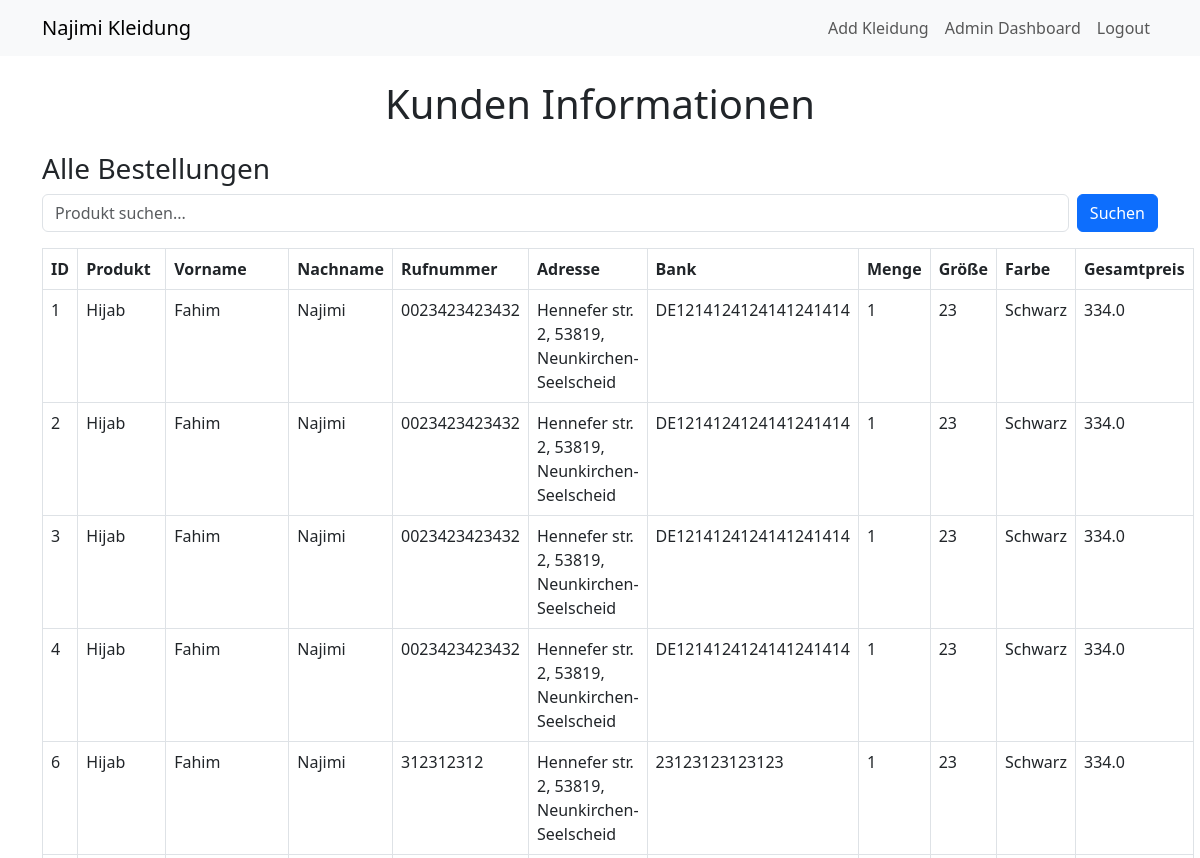
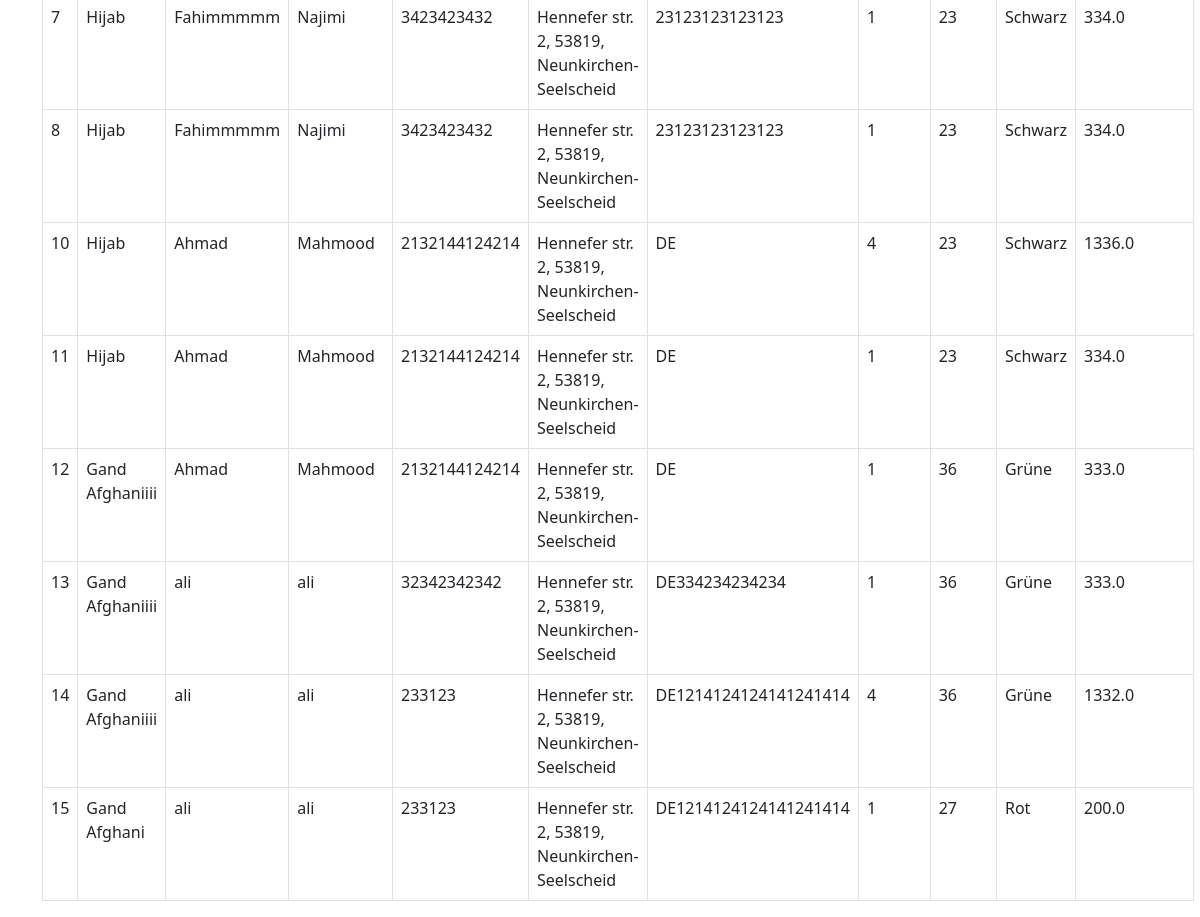
The page /admin_dashboard (signed in) on the database its author committed (2 pictures, top to bottom).
### tables this page shows
CREATE TABLE bestellungen (
        id INTEGER PRIMARY KEY AUTOINCREMENT,
        produkt_id INTEGER,
            vorname TEXT,
            nachname TEXT,
            rufnummer TEXT,
            adresse TEXT,
            bank TEXT,
            menge INTEGER,
            farbe TEXT,
            grosse TEXT,
            gesamtpreis REAL
        );

CREATE TABLE produkte (
            id INTEGER PRIMARY KEY AUTOINCREMENT,
            name TEXT,
            preis REAL,
            grosse TEXT,
            farbe TEXT,
            bild TEXT
        , kategorie TEXT);

### admin.py (the view)
@admin_bp.route("/admin_dashboard")
def admin_dashboard():
    if not session.get("admin_logged_in"):
        return redirect(url_for("admin.admin_login"))
    conn = connect_db()
    c = conn.cursor()
    c.execute('''
        SELECT b.*, p.name AS produkt_name
        FROM bestellungen b
        JOIN produkte p ON b.produkt_id = p.id
    ''')
    bestellungen = c.fetchall()
    conn.close()
    return render_template("admin_dashboard.html", bestellungen=bestellungen)

### admin.py (called while the page is built)
def connect_db():
    conn = sqlite3.connect('kleidung.db')
    conn.row_factory = sqlite3.Row
    return conn

### templates/admin_dashboard.html (shortened to what this page needs)
{% extends 'base.html' %}
{% block content %}
<h1 class="mb-4 text-center">Kunden Informationen</h1>
<h3>Alle Bestellungen</h3>
<form action="{{ url_for('home') }}" method="POST" class="d-flex mb-3">
    <input type="text" name="search" class="form-control me-2" placeholder="Produkt suchen..." required>
    <button type="submit" class="btn btn-primary">Suchen</button>
</form>
<table class="table table-bordered">
    <thead>
        <tr>
            <th>ID</th>
            <th>Produkt</th>
            <th>Vorname</th>
            <th>Nachname</th>
            <th>Rufnummer</th>
            <th>Adresse</th>
            <th>Bank</th>
            <th>Menge</th>
            <th>Größe</th>
            <th>Farbe</th>
            <th>Gesamtpreis</th>
        </tr>
    </thead>
    <tbody>
        {% for b in bestellungen %}
        <tr>
            <td>{{ b['id'] }}</td>
            <td>{{ b['produkt_name'] }}</td>
            <td>{{ b['vorname'] }}</td>
            <td>{{ b['nachname'] }}</td>
            <td>{{ b['rufnummer'] }}</td>
            <td>{{ b['adresse'] }}</td>
            <td>{{ b['bank'] }}</td>
            <td>{{ b['menge'] }}</td>
            <td>{{ b['grosse'] }}</td>
            <td>{{ b['farbe'] }}</td>
            <td>{{ b['gesamtpreis'] }}</td>
        </tr>
        {% endfor %}
    </tbody>
</table>
{% endblock %}

### templates/base.html (shortened to what this page needs)
<!DOCTYPE html>
<html lang="de">
<head>
    <link href="https://cdn.jsdelivr.net/npm/bootstrap@5.3.0/dist/css/bootstrap.min.css" rel="stylesheet">
</head>
<body>
<nav class="navbar navbar-expand-lg navbar-light bg-light">
  <div class="container">
    <a class="navbar-brand" href="{{ url_for('home') }}">Najimi Kleidung</a>
    <div class="collapse navbar-collapse">
      <ul class="navbar-nav ms-auto">
        {% if session.get('admin_logged_in') %}
          <li class="nav-item">
            <a class="nav-link" href="{{ url_for('add_kleidung') }}">Add Kleidung</a>
        </li>
        <li class="nav-item">
          <a class="nav-link" href="{{ url_for('admin.admin_dashboard') }}">Admin Dashboard</a>
        </li>
        <li class="nav-item">
          <a class="nav-link" href="{{ url_for('admin.admin_logout') }}">Logout</a>
        </li>
        {% else %}
        <li class="nav-item">
          <a class="nav-link" href="{{ url_for('admin.admin_login') }}">Admin Login</a>
        </li>
        {% endif %}
      </ul>
    </div>
  </div>
</nav>
<div class="container mt-4">
{% block content %}{% endblock %}
</div>
</body>
</html>

### rows shown on the page
bestellungen: id "1", produkt_name "Hijab", vorname "Fahim", nachname "Najimi", rufnummer "0023423423432", adresse "Hennefer str. 2, 53819, Neunkirchen-Seelscheid", bank "DE1214124124141241414", menge "1", grosse "23", farbe "Schwarz", gesamtpreis "334.0"
bestellungen: id "2", produkt_name "Hijab", vorname "Fahim", nachname "Najimi", rufnummer "0023423423432", adresse "Hennefer str. 2, 53819, Neunkirchen-Seelscheid", bank "DE1214124124141241414", menge "1", grosse "23", farbe "Schwarz", gesamtpreis "334.0"
bestellungen: id "3", produkt_name "Hijab", vorname "Fahim", nachname "Najimi", rufnummer "0023423423432", adresse "Hennefer str. 2, 53819, Neunkirchen-Seelscheid", bank "DE1214124124141241414", menge "1", grosse "23", farbe "Schwarz", gesamtpreis "334.0"
bestellungen: id "4", produkt_name "Hijab", vorname "Fahim", nachname "Najimi", rufnummer "0023423423432", adresse "Hennefer str. 2, 53819, Neunkirchen-Seelscheid", bank "DE1214124124141241414", menge "1", grosse "23", farbe "Schwarz", gesamtpreis "334.0"
bestellungen: id "6", produkt_name "Hijab", vorname "Fahim", nachname "Najimi", rufnummer "312312312", adresse "Hennefer str. 2, 53819, Neunkirchen-Seelscheid", bank "23123123123123", menge "1", grosse "23", farbe "Schwarz", gesamtpreis "334.0"
bestellungen: id "7", produkt_name "Hijab", vorname "Fahimmmmm", nachname "Najimi", rufnummer "3423423432", adresse "Hennefer str. 2, 53819, Neunkirchen-Seelscheid", bank "23123123123123", menge "1", grosse "23", farbe "Schwarz", gesamtpreis "334.0"
bestellungen: id "8", produkt_name "Hijab", vorname "Fahimmmmm", nachname "Najimi", rufnummer "3423423432", adresse "Hennefer str. 2, 53819, Neunkirchen-Seelscheid", bank "23123123123123", menge "1", grosse "23", farbe "Schwarz", gesamtpreis "334.0"
bestellungen: id "10", produkt_name "Hijab", vorname "Ahmad", nachname "Mahmood", rufnummer "2132144124214", adresse "Hennefer str. 2, 53819, Neunkirchen-Seelscheid", bank "DE", menge "4", grosse "23", farbe "Schwarz", gesamtpreis "1336.0"
bestellungen: id "11", produkt_name "Hijab", vorname "Ahmad", nachname "Mahmood", rufnummer "2132144124214", adresse "Hennefer str. 2, 53819, Neunkirchen-Seelscheid", bank "DE", menge "1", grosse "23", farbe "Schwarz", gesamtpreis "334.0"
bestellungen: id "12", produkt_name "Gand Afghaniiii", vorname "Ahmad", nachname "Mahmood", rufnummer "2132144124214", adresse "Hennefer str. 2, 53819, Neunkirchen-Seelscheid", bank "DE", menge "1", grosse "36", farbe "Grüne", gesamtpreis "333.0"
bestellungen: id "13", produkt_name "Gand Afghaniiii", vorname "ali", nachname "ali", rufnummer "32342342342", adresse "Hennefer str. 2, 53819, Neunkirchen-Seelscheid", bank "DE334234234234", menge "1", grosse "36", farbe "Grüne", gesamtpreis "333.0"
bestellungen: id "14", produkt_name "Gand Afghaniiii", vorname "ali", nachname "ali", rufnummer "233123", adresse "Hennefer str. 2, 53819, Neunkirchen-Seelscheid", bank "DE1214124124141241414", menge "4", grosse "36", farbe "Grüne", gesamtpreis "1332.0"
bestellungen: id "15", produkt_name "Gand Afghani", vorname "ali", nachname "ali", rufnummer "233123", adresse "Hennefer str. 2, 53819, Neunkirchen-Seelscheid", bank "DE1214124124141241414", menge "1", grosse "27", farbe "Rot", gesamtpreis "200.0"
